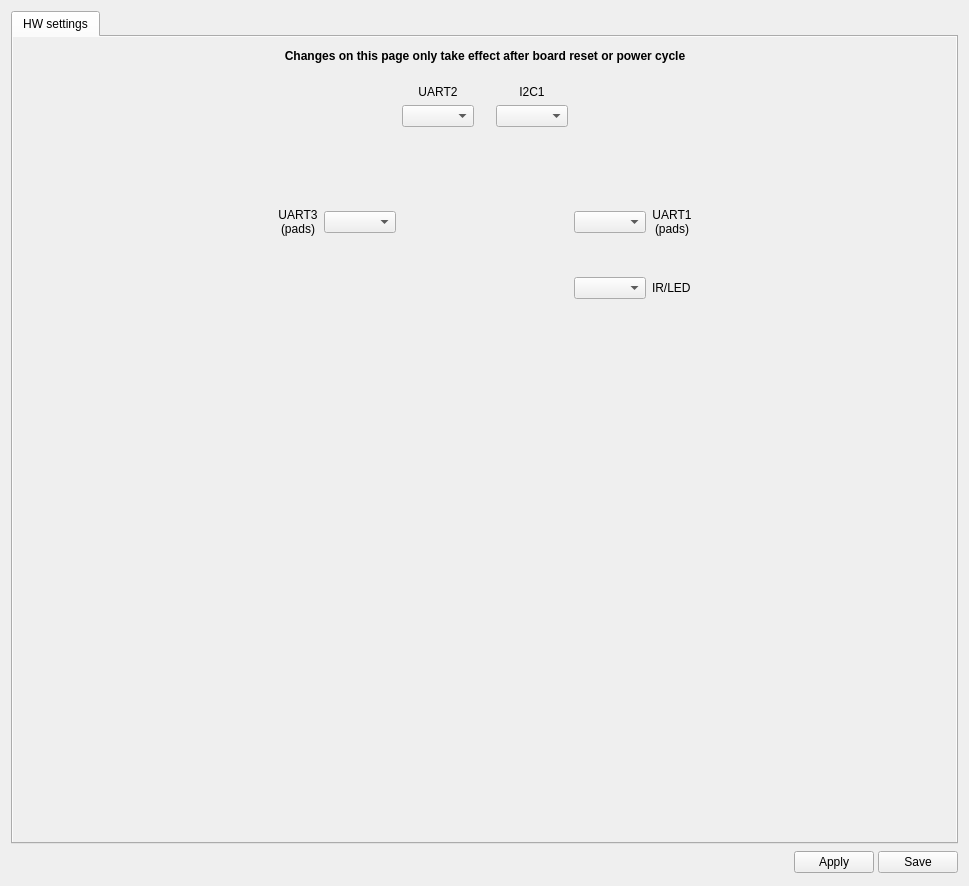
<?xml version="1.0" encoding="UTF-8"?>
<ui version="4.0">
 <class>SPRacingF3EVOHWWidget</class>
 <widget class="QWidget" name="SPRacingF3EVOHWWidget">
  <property name="geometry">
   <rect>
    <x>0</x>
    <y>0</y>
    <width>969</width>
    <height>886</height>
   </rect>
  </property>
  <property name="windowTitle">
   <string>Form</string>
  </property>
  <layout class="QVBoxLayout" name="verticalLayout">
   <item>
    <widget class="QTabWidget" name="tabWidget">
     <property name="currentIndex">
      <number>0</number>
     </property>
     <widget class="QWidget" name="tab">
      <property name="autoFillBackground">
       <bool>true</bool>
      </property>
      <attribute name="title">
       <string>HW settings</string>
      </attribute>
      <layout class="QVBoxLayout" name="verticalLayout_3">
       <property name="leftMargin">
        <number>0</number>
       </property>
       <property name="topMargin">
        <number>0</number>
       </property>
       <property name="rightMargin">
        <number>0</number>
       </property>
       <property name="bottomMargin">
        <number>0</number>
       </property>
       <item>
        <widget class="QScrollArea" name="scrollArea">
         <property name="palette">
          <palette>
           <active>
            <colorrole role="Base">
             <brush brushstyle="SolidPattern">
              <color alpha="255">
               <red>255</red>
               <green>255</green>
               <blue>255</blue>
              </color>
             </brush>
            </colorrole>
            <colorrole role="Window">
             <brush brushstyle="SolidPattern">
              <color alpha="0">
               <red>232</red>
               <green>232</green>
               <blue>232</blue>
              </color>
             </brush>
            </colorrole>
           </active>
           <inactive>
            <colorrole role="Base">
             <brush brushstyle="SolidPattern">
              <color alpha="255">
               <red>255</red>
               <green>255</green>
               <blue>255</blue>
              </color>
             </brush>
            </colorrole>
            <colorrole role="Window">
             <brush brushstyle="SolidPattern">
              <color alpha="0">
               <red>232</red>
               <green>232</green>
               <blue>232</blue>
              </color>
             </brush>
            </colorrole>
           </inactive>
           <disabled>
            <colorrole role="Base">
             <brush brushstyle="SolidPattern">
              <color alpha="0">
               <red>232</red>
               <green>232</green>
               <blue>232</blue>
              </color>
             </brush>
            </colorrole>
            <colorrole role="Window">
             <brush brushstyle="SolidPattern">
              <color alpha="0">
               <red>232</red>
               <green>232</green>
               <blue>232</blue>
              </color>
             </brush>
            </colorrole>
           </disabled>
          </palette>
         </property>
         <property name="styleSheet">
          <string notr="true">border-color: rgb(255, 0, 0);</string>
         </property>
         <property name="frameShape">
          <enum>QFrame::NoFrame</enum>
         </property>
         <property name="frameShadow">
          <enum>QFrame::Plain</enum>
         </property>
         <property name="widgetResizable">
          <bool>true</bool>
         </property>
         <widget class="QWidget" name="scrollAreaWidgetContents">
          <property name="geometry">
           <rect>
            <x>0</x>
            <y>0</y>
            <width>939</width>
            <height>786</height>
           </rect>
          </property>
          <layout class="QGridLayout" name="gridLayout_3">
           <property name="leftMargin">
            <number>12</number>
           </property>
           <property name="topMargin">
            <number>12</number>
           </property>
           <property name="rightMargin">
            <number>12</number>
           </property>
           <property name="bottomMargin">
            <number>12</number>
           </property>
           <item row="3" column="2">
            <spacer name="verticalSpacer">
             <property name="orientation">
              <enum>Qt::Vertical</enum>
             </property>
             <property name="sizeHint" stdset="0">
              <size>
               <width>20</width>
               <height>40</height>
              </size>
             </property>
            </spacer>
           </item>
           <item row="2" column="3">
            <spacer name="horizontalSpacer_5">
             <property name="orientation">
              <enum>Qt::Horizontal</enum>
             </property>
             <property name="sizeHint" stdset="0">
              <size>
               <width>40</width>
               <height>20</height>
              </size>
             </property>
            </spacer>
           </item>
           <item row="1" column="2">
            <spacer name="verticalSpacer_2">
             <property name="orientation">
              <enum>Qt::Vertical</enum>
             </property>
             <property name="sizeType">
              <enum>QSizePolicy::Fixed</enum>
             </property>
             <property name="sizeHint" stdset="0">
              <size>
               <width>20</width>
               <height>10</height>
              </size>
             </property>
            </spacer>
           </item>
           <item row="0" column="2">
            <widget class="QLabel" name="label_6">
             <property name="sizePolicy">
              <sizepolicy hsizetype="Preferred" vsizetype="Preferred">
               <horstretch>0</horstretch>
               <verstretch>0</verstretch>
              </sizepolicy>
             </property>
             <property name="minimumSize">
              <size>
               <width>0</width>
               <height>0</height>
              </size>
             </property>
             <property name="maximumSize">
              <size>
               <width>16777215</width>
               <height>16777215</height>
              </size>
             </property>
             <property name="font">
              <font>
               <weight>75</weight>
               <bold>true</bold>
              </font>
             </property>
             <property name="text">
              <string>Changes on this page only take effect after board reset or power cycle</string>
             </property>
             <property name="alignment">
              <set>Qt::AlignCenter</set>
             </property>
             <property name="wordWrap">
              <bool>true</bool>
             </property>
            </widget>
           </item>
           <item row="2" column="0">
            <spacer name="horizontalSpacer_4">
             <property name="orientation">
              <enum>Qt::Horizontal</enum>
             </property>
             <property name="sizeHint" stdset="0">
              <size>
               <width>40</width>
               <height>20</height>
              </size>
             </property>
            </spacer>
           </item>
           <item row="2" column="2">
            <layout class="QGridLayout" name="gridLayout" rowstretch="0,0,0,0,0">
             <item row="2" column="1" colspan="5" alignment="Qt::AlignHCenter|Qt::AlignVCenter">
              <widget class="QLabel" name="lbBoardImage">
               <property name="sizePolicy">
                <sizepolicy hsizetype="Fixed" vsizetype="Fixed">
                 <horstretch>0</horstretch>
                 <verstretch>0</verstretch>
                </sizepolicy>
               </property>
               <property name="maximumSize">
                <size>
                 <width>350</width>
                 <height>350</height>
                </size>
               </property>
               <property name="text">
                <string/>
               </property>
               <property name="pixmap">
                <pixmap resource="configgadget.qrc">:/configgadget/images/spracingf3evo_top.png</pixmap>
               </property>
               <property name="scaledContents">
                <bool>false</bool>
               </property>
               <property name="alignment">
                <set>Qt::AlignCenter</set>
               </property>
               <property name="textInteractionFlags">
                <set>Qt::NoTextInteraction</set>
               </property>
              </widget>
             </item>
             <item row="0" column="3">
              <spacer name="horizontalSpacer_2">
               <property name="orientation">
                <enum>Qt::Horizontal</enum>
               </property>
               <property name="sizeType">
                <enum>QSizePolicy::Minimum</enum>
               </property>
               <property name="sizeHint" stdset="0">
                <size>
                 <width>10</width>
                 <height>20</height>
                </size>
               </property>
              </spacer>
             </item>
             <item row="2" column="0">
              <layout class="QGridLayout" name="gridLayout_2">
               <item row="1" column="1">
                <widget class="QComboBox" name="cbUART3"/>
               </item>
               <item row="0" column="0">
                <spacer name="verticalSpacer_3">
                 <property name="orientation">
                  <enum>Qt::Vertical</enum>
                 </property>
                 <property name="sizeType">
                  <enum>QSizePolicy::Fixed</enum>
                 </property>
                 <property name="sizeHint" stdset="0">
                  <size>
                   <width>20</width>
                   <height>75</height>
                  </size>
                 </property>
                </spacer>
               </item>
               <item row="1" column="0">
                <widget class="QLabel" name="lbUART3">
                 <property name="text">
                  <string>UART3
(pads)</string>
                 </property>
                 <property name="alignment">
                  <set>Qt::AlignCenter</set>
                 </property>
                </widget>
               </item>
               <item row="2" column="0">
                <spacer name="verticalSpacer_4">
                 <property name="orientation">
                  <enum>Qt::Vertical</enum>
                 </property>
                 <property name="sizeHint" stdset="0">
                  <size>
                   <width>20</width>
                   <height>40</height>
                  </size>
                 </property>
                </spacer>
               </item>
              </layout>
             </item>
             <item row="4" column="0" colspan="7">
              <widget class="CommonHWSettingsWidget" name="commonHWSettings" native="true">
               <property name="minimumSize">
                <size>
                 <width>20</width>
                 <height>80</height>
                </size>
               </property>
              </widget>
             </item>
             <item row="2" column="6">
              <layout class="QGridLayout" name="gridLayout_4">
               <item row="3" column="0">
                <widget class="QComboBox" name="cbLEDPort"/>
               </item>
               <item row="1" column="1">
                <widget class="QLabel" name="lbUART1">
                 <property name="text">
                  <string>UART1
(pads)</string>
                 </property>
                 <property name="alignment">
                  <set>Qt::AlignCenter</set>
                 </property>
                </widget>
               </item>
               <item row="1" column="0">
                <widget class="QComboBox" name="cbUART1"/>
               </item>
               <item row="0" column="0">
                <spacer name="verticalSpacer_5">
                 <property name="orientation">
                  <enum>Qt::Vertical</enum>
                 </property>
                 <property name="sizeType">
                  <enum>QSizePolicy::Fixed</enum>
                 </property>
                 <property name="sizeHint" stdset="0">
                  <size>
                   <width>20</width>
                   <height>75</height>
                  </size>
                 </property>
                </spacer>
               </item>
               <item row="2" column="0">
                <spacer name="verticalSpacer_8">
                 <property name="orientation">
                  <enum>Qt::Vertical</enum>
                 </property>
                 <property name="sizeType">
                  <enum>QSizePolicy::Fixed</enum>
                 </property>
                 <property name="sizeHint" stdset="0">
                  <size>
                   <width>20</width>
                   <height>35</height>
                  </size>
                 </property>
                </spacer>
               </item>
               <item row="3" column="1">
                <widget class="QLabel" name="lbLEDPort">
                 <property name="text">
                  <string>IR/LED</string>
                 </property>
                </widget>
               </item>
               <item row="4" column="0">
                <spacer name="verticalSpacer_6">
                 <property name="orientation">
                  <enum>Qt::Vertical</enum>
                 </property>
                 <property name="sizeType">
                  <enum>QSizePolicy::Expanding</enum>
                 </property>
                 <property name="sizeHint" stdset="0">
                  <size>
                   <width>20</width>
                   <height>60</height>
                  </size>
                 </property>
                </spacer>
               </item>
              </layout>
             </item>
             <item row="3" column="0">
              <spacer name="verticalSpacer_7">
               <property name="orientation">
                <enum>Qt::Vertical</enum>
               </property>
               <property name="sizeType">
                <enum>QSizePolicy::Fixed</enum>
               </property>
               <property name="sizeHint" stdset="0">
                <size>
                 <width>20</width>
                 <height>20</height>
                </size>
               </property>
              </spacer>
             </item>
             <item row="0" column="1" colspan="2">
              <widget class="QLabel" name="lbUART2">
               <property name="text">
                <string>UART2</string>
               </property>
               <property name="alignment">
                <set>Qt::AlignBottom|Qt::AlignHCenter</set>
               </property>
              </widget>
             </item>
             <item row="0" column="4" colspan="2">
              <widget class="QLabel" name="lbI2C1">
               <property name="text">
                <string>I2C1</string>
               </property>
               <property name="alignment">
                <set>Qt::AlignBottom|Qt::AlignHCenter</set>
               </property>
              </widget>
             </item>
             <item row="1" column="1" colspan="2">
              <widget class="QComboBox" name="cbUART2">
               <property name="sizePolicy">
                <sizepolicy hsizetype="Preferred" vsizetype="Fixed">
                 <horstretch>0</horstretch>
                 <verstretch>0</verstretch>
                </sizepolicy>
               </property>
              </widget>
             </item>
             <item row="1" column="4" colspan="2">
              <widget class="QComboBox" name="cbI2C1"/>
             </item>
            </layout>
           </item>
          </layout>
         </widget>
        </widget>
       </item>
      </layout>
     </widget>
    </widget>
   </item>
   <item>
    <layout class="QHBoxLayout" name="horizontalLayout_2">
     <property name="spacing">
      <number>4</number>
     </property>
     <item>
      <spacer name="horizontalSpacer">
       <property name="orientation">
        <enum>Qt::Horizontal</enum>
       </property>
       <property name="sizeHint" stdset="0">
        <size>
         <width>369</width>
         <height>20</height>
        </size>
       </property>
      </spacer>
     </item>
     <item>
      <widget class="QPushButton" name="helpButton">
       <property name="sizePolicy">
        <sizepolicy hsizetype="Fixed" vsizetype="Fixed">
         <horstretch>0</horstretch>
         <verstretch>0</verstretch>
        </sizepolicy>
       </property>
       <property name="minimumSize">
        <size>
         <width>25</width>
         <height>25</height>
        </size>
       </property>
       <property name="maximumSize">
        <size>
         <width>25</width>
         <height>25</height>
        </size>
       </property>
       <property name="toolTip">
        <string>Takes you to the wiki page</string>
       </property>
       <property name="text">
        <string/>
       </property>
       <property name="icon">
        <iconset resource="../coreplugin/core.qrc">
         <normaloff>:/core/images/helpicon.svg</normaloff>:/core/images/helpicon.svg</iconset>
       </property>
       <property name="iconSize">
        <size>
         <width>25</width>
         <height>25</height>
        </size>
       </property>
       <property name="flat">
        <bool>true</bool>
       </property>
       <property name="objrelation" stdset="0">
        <string notr="true">button:help</string>
       </property>
      </widget>
     </item>
     <item>
      <widget class="QPushButton" name="applyButton">
       <property name="minimumSize">
        <size>
         <width>0</width>
         <height>0</height>
        </size>
       </property>
       <property name="maximumSize">
        <size>
         <width>16777215</width>
         <height>16777215</height>
        </size>
       </property>
       <property name="palette">
        <palette>
         <active>
          <colorrole role="Base">
           <brush brushstyle="SolidPattern">
            <color alpha="0">
             <red>255</red>
             <green>255</green>
             <blue>255</blue>
            </color>
           </brush>
          </colorrole>
          <colorrole role="Window">
           <brush brushstyle="SolidPattern">
            <color alpha="255">
             <red>232</red>
             <green>232</green>
             <blue>232</blue>
            </color>
           </brush>
          </colorrole>
         </active>
         <inactive>
          <colorrole role="Base">
           <brush brushstyle="SolidPattern">
            <color alpha="0">
             <red>255</red>
             <green>255</green>
             <blue>255</blue>
            </color>
           </brush>
          </colorrole>
          <colorrole role="Window">
           <brush brushstyle="SolidPattern">
            <color alpha="255">
             <red>232</red>
             <green>232</green>
             <blue>232</blue>
            </color>
           </brush>
          </colorrole>
         </inactive>
         <disabled>
          <colorrole role="Base">
           <brush brushstyle="SolidPattern">
            <color alpha="255">
             <red>232</red>
             <green>232</green>
             <blue>232</blue>
            </color>
           </brush>
          </colorrole>
          <colorrole role="Window">
           <brush brushstyle="SolidPattern">
            <color alpha="255">
             <red>232</red>
             <green>232</green>
             <blue>232</blue>
            </color>
           </brush>
          </colorrole>
         </disabled>
        </palette>
       </property>
       <property name="toolTip">
        <string>Send to board but don't write in SD.
Beware of not locking yourself out!</string>
       </property>
       <property name="autoFillBackground">
        <bool>false</bool>
       </property>
       <property name="styleSheet">
        <string notr="true"/>
       </property>
       <property name="text">
        <string>Apply</string>
       </property>
       <property name="iconSize">
        <size>
         <width>16</width>
         <height>16</height>
        </size>
       </property>
       <property name="checkable">
        <bool>false</bool>
       </property>
       <property name="objrelation" stdset="0">
        <string notr="true">button:apply</string>
       </property>
      </widget>
     </item>
     <item>
      <widget class="QPushButton" name="saveButton">
       <property name="minimumSize">
        <size>
         <width>0</width>
         <height>0</height>
        </size>
       </property>
       <property name="maximumSize">
        <size>
         <width>16777215</width>
         <height>16777215</height>
        </size>
       </property>
       <property name="toolTip">
        <string>Applies and Saves all settings to SD.
Beware of not locking yourself out!</string>
       </property>
       <property name="autoFillBackground">
        <bool>false</bool>
       </property>
       <property name="styleSheet">
        <string notr="true"/>
       </property>
       <property name="text">
        <string>Save</string>
       </property>
       <property name="objrelation" stdset="0">
        <string notr="true">button:save</string>
       </property>
      </widget>
     </item>
    </layout>
   </item>
  </layout>
 </widget>
 <customwidgets>
  <customwidget>
   <class>CommonHWSettingsWidget</class>
   <extends>QWidget</extends>
   <header>commonhwsettingswidget.h</header>
   <container>1</container>
  </customwidget>
 </customwidgets>
 <resources>
  <include location="../coreplugin/core.qrc"/>
  <include location="configgadget.qrc"/>
 </resources>
 <connections/>
</ui>
